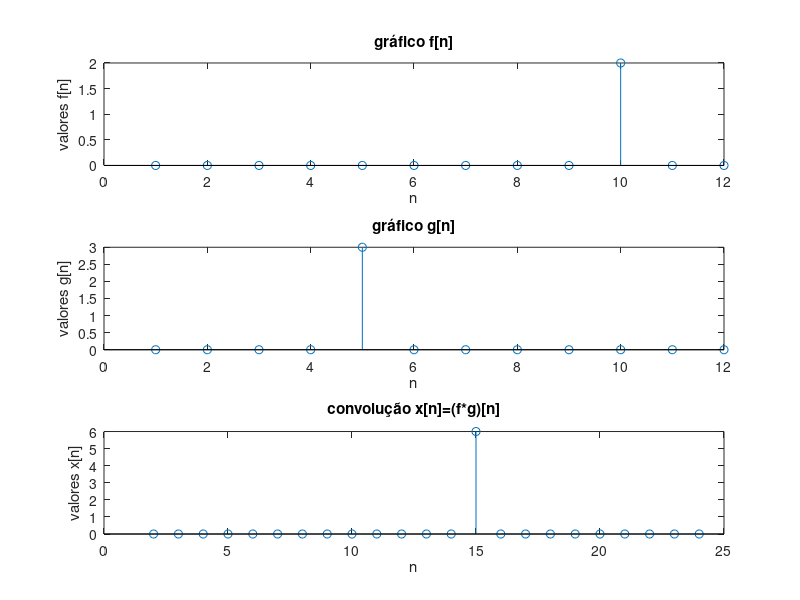

Reproduce this figure in MATLAB.

f_n = [0 0 0 0 0 0 0 0 0 2 0 0]
g_n = [0 0 0 0 3 0 0 0 0 0 0 0]
n_1 = 1:1:12

subplot(311)
stem(n_1,f_n)
xlabel (sprintf ("n"));
ylabel (sprintf ("valores f[n]"));
title (sprintf ("gráfico f[n]"));

subplot(312)
stem(n_1,g_n)
xlabel (sprintf ("n"));
ylabel (sprintf ("valores g[n]"));
title (sprintf ("gráfico g[n]"));

x_n = conv(f_n,g_n)
n_2 = 2:1:24

subplot(313)
stem(n_2,x_n)
xlabel (sprintf ("n"));
ylabel (sprintf ("valores x[n]"));
title (sprintf ("convolução x[n]=(f*g)[n]"));

